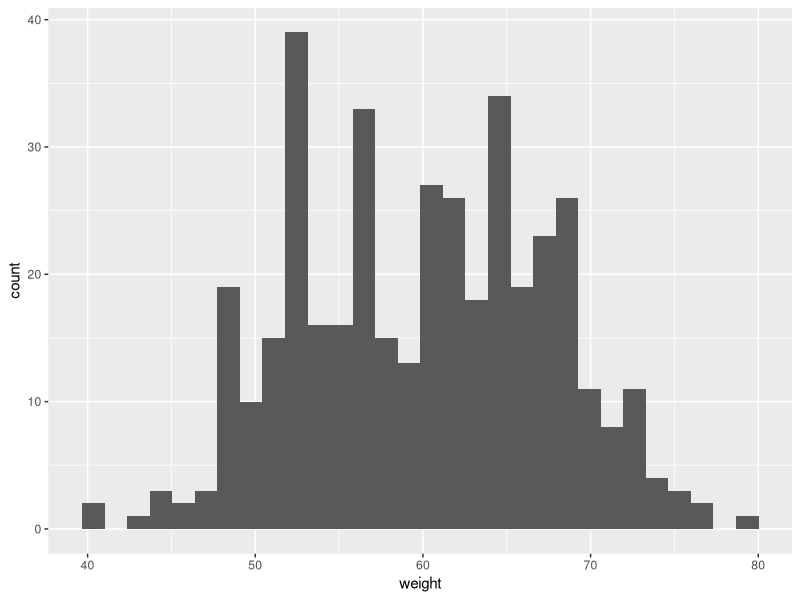
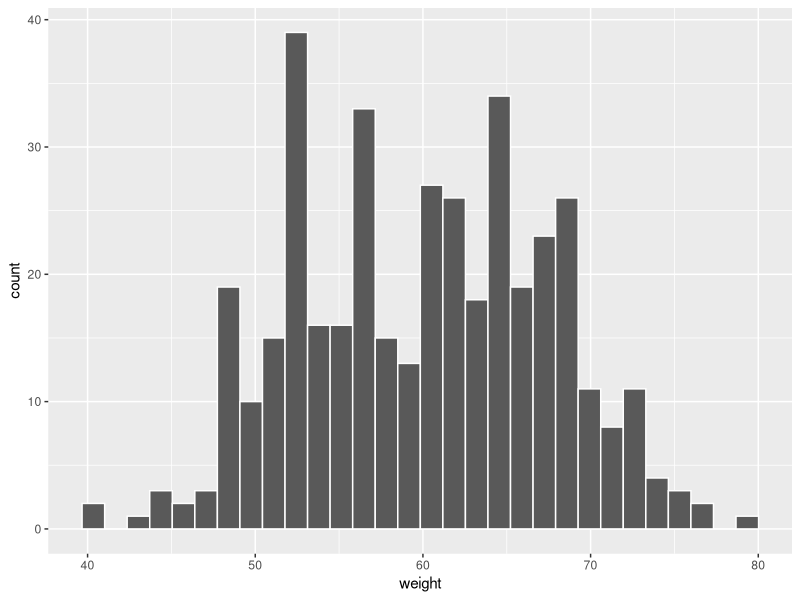
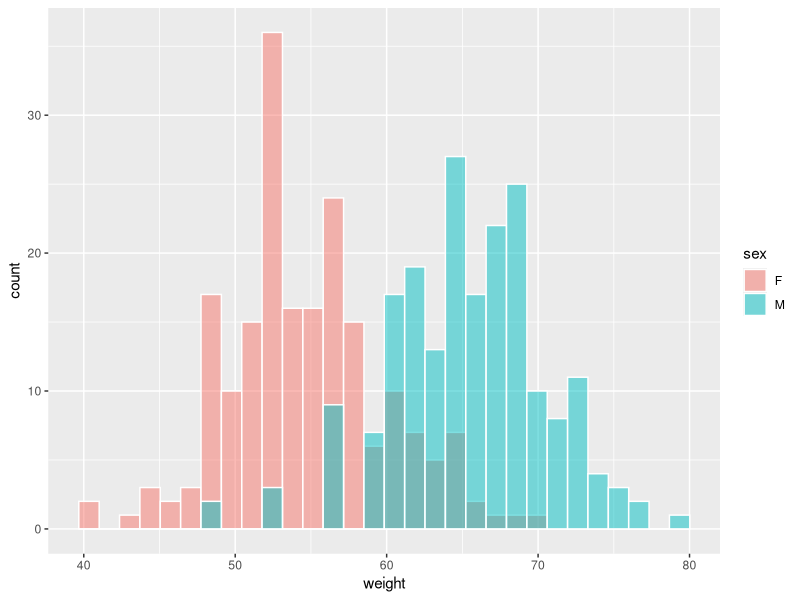
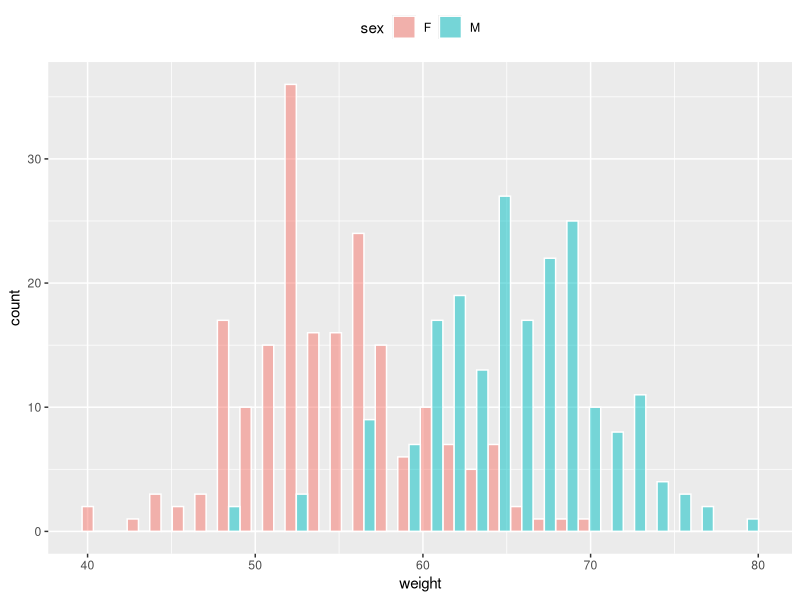
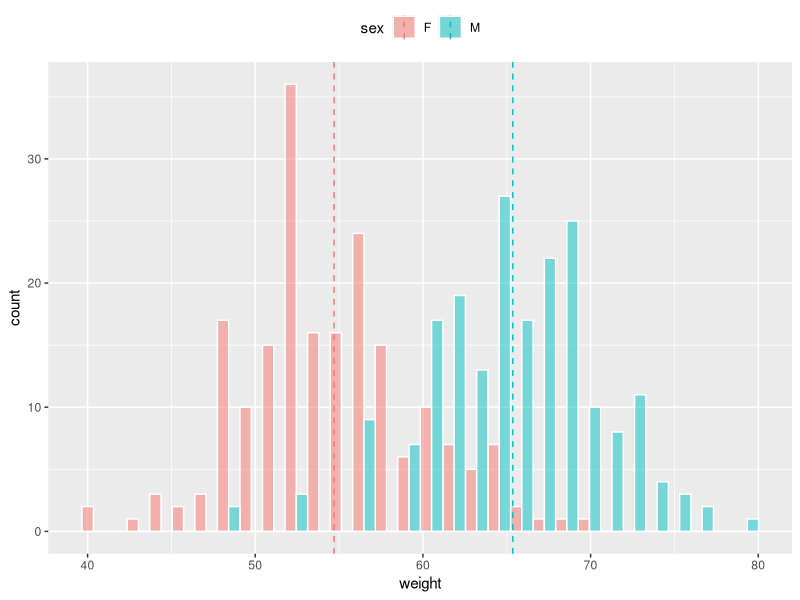
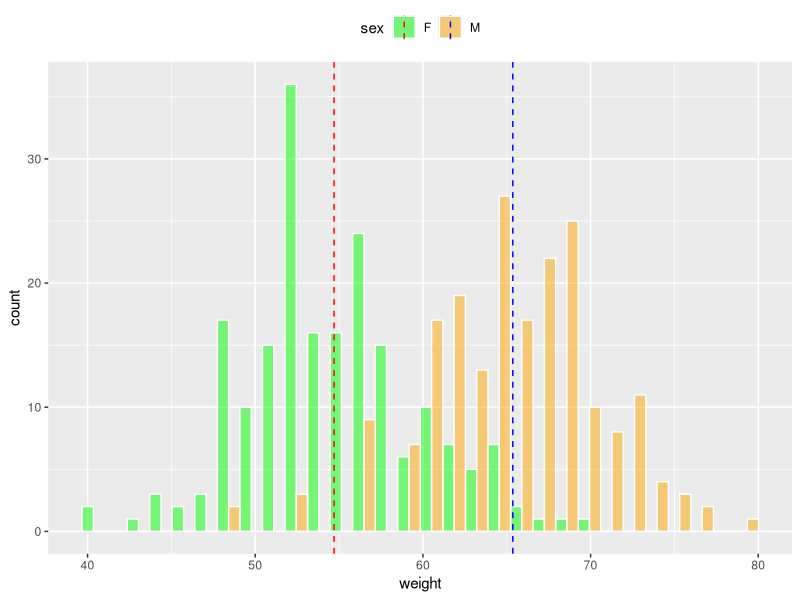
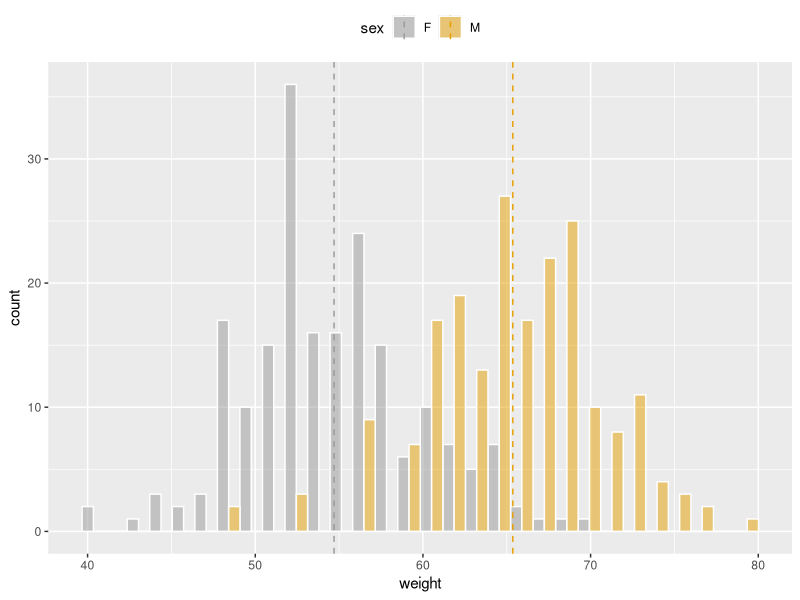
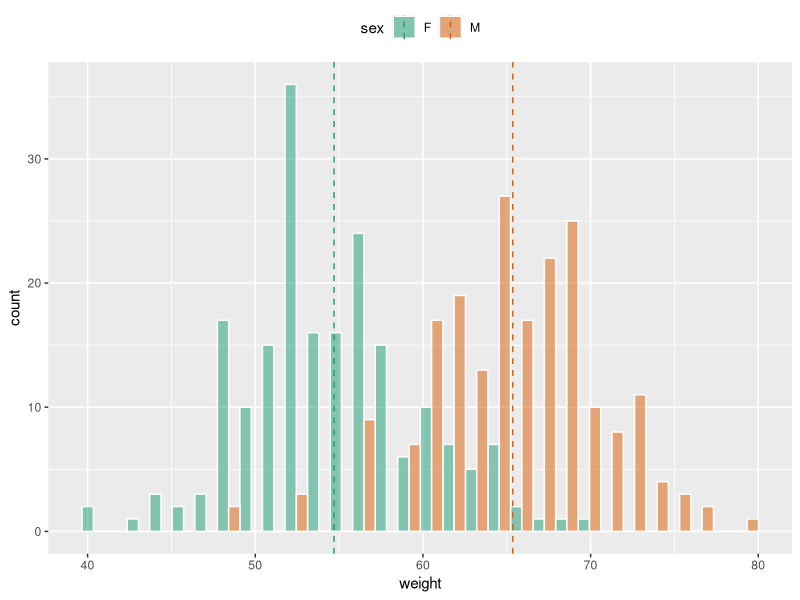

Generate these figures, in order, with R:
# importing the dataset
dataset = read.csv("data.csv")
View(dataset)

# importing the library
library(ggplot2)

# creating the basic histogram
ggplot(dataset, aes(x = weight)) + 
  geom_histogram()

ggplot(dataset, aes(x = weight)) + 
  geom_histogram(color = "white")

# changing histogram plot line colors by group
ggplot(dataset, aes(x = weight, fill = sex)) + 
  geom_histogram(color = "white", alpha = 0.5, position = "identity")

# we can change the position adjustment
#to use for overlaping points on the layer
#possible values for the argument position are
#"identity", "stack", "dodge"
# Deafault value is "stack".
ggplot(dataset, aes(x = weight, fill = sex)) + 
  geom_histogram(color = "white", alpha = 0.5, position = "dodge") + 
  theme(legend.position = "top")

# Mean line for both male and female
# the plyr package is used to calculate the mean weight of each group
install.packages("plyr")
library(plyr)
group_means = ddply(dataset, "sex", summarise, grp.mean = mean(weight))
group_means

#adding mean line
myplot = ggplot(dataset, aes(x = weight, fill = sex)) + 
  geom_histogram(color = "white", alpha = 0.5, position = "dodge") + 
  geom_vline(data = group_means, aes(xintercept = grp.mean, color = sex), linetype = "dashed") + 
  theme(legend.position = "top")
myplot

# Using custom color palettes
myplot + scale_color_manual(values = c("red", "blue")) + scale_fill_manual(values = c("green", "orange"))

myplot + scale_color_manual(values = c("#999999", "#E69F00")) + scale_fill_manual(values = c("#999999", "#E69F00"))

# using color brewer color palettes
myplot + scale_color_brewer(palette = "Dark2") + 
  scale_fill_brewer(palette = "Dark2")
myplot + scale_color_brewer(palette = "Paired") + 
  scale_fill_brewer(palette = "Paired")

# Using a grey scale
